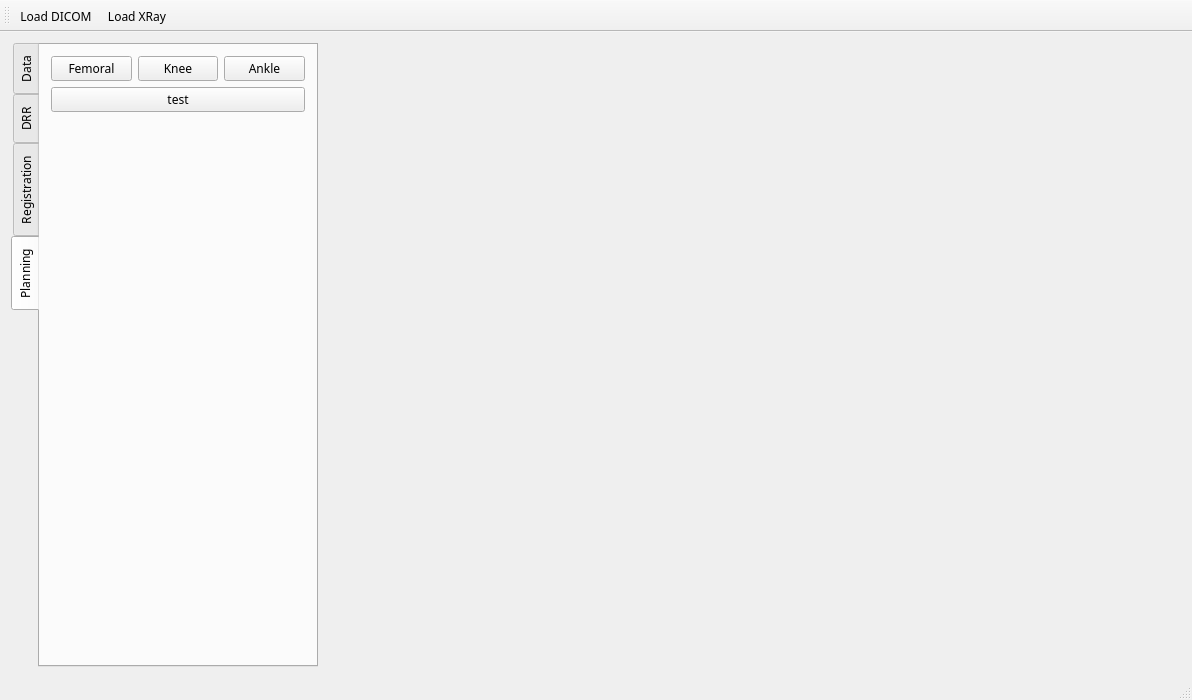
<?xml version="1.0" encoding="UTF-8"?>
<ui version="4.0">
 <class>MainWindow</class>
 <widget class="QMainWindow" name="MainWindow">
  <property name="geometry">
   <rect>
    <x>0</x>
    <y>0</y>
    <width>1192</width>
    <height>700</height>
   </rect>
  </property>
  <property name="font">
   <font>
    <family>微软雅黑</family>
   </font>
  </property>
  <property name="windowTitle">
   <string>Hito</string>
  </property>
  <widget class="QWidget" name="centralWidget">
   <layout class="QGridLayout" name="gridLayout" columnstretch="2,4,4">
    <item row="0" column="1">
     <widget class="QVTKOpenGLWidget" name="Widget2D" native="true">
      <property name="sizePolicy">
       <sizepolicy hsizetype="Expanding" vsizetype="Expanding">
        <horstretch>0</horstretch>
        <verstretch>0</verstretch>
       </sizepolicy>
      </property>
     </widget>
    </item>
    <item row="0" column="2">
     <widget class="QVTKOpenGLWidget" name="Widget3D" native="true">
      <property name="sizePolicy">
       <sizepolicy hsizetype="Expanding" vsizetype="Expanding">
        <horstretch>0</horstretch>
        <verstretch>0</verstretch>
       </sizepolicy>
      </property>
     </widget>
    </item>
    <item row="0" column="0">
     <widget class="QTabWidget" name="tabWidget">
      <property name="maximumSize">
       <size>
        <width>16777215</width>
        <height>16777215</height>
       </size>
      </property>
      <property name="tabPosition">
       <enum>QTabWidget::West</enum>
      </property>
      <property name="currentIndex">
       <number>3</number>
      </property>
      <widget class="QWidget" name="tab">
       <attribute name="title">
        <string>Data</string>
       </attribute>
       <layout class="QGridLayout" name="gridLayout_2">
        <property name="verticalSpacing">
         <number>20</number>
        </property>
        <item row="2" column="0">
         <widget class="QGroupBox" name="SurfaceRenderingBox">
          <property name="sizePolicy">
           <sizepolicy hsizetype="Preferred" vsizetype="Expanding">
            <horstretch>0</horstretch>
            <verstretch>0</verstretch>
           </sizepolicy>
          </property>
          <property name="title">
           <string>Surface Rendering</string>
          </property>
          <layout class="QGridLayout" name="gridLayout_4">
           <property name="leftMargin">
            <number>0</number>
           </property>
           <property name="topMargin">
            <number>0</number>
           </property>
           <property name="rightMargin">
            <number>0</number>
           </property>
           <property name="bottomMargin">
            <number>0</number>
           </property>
           <property name="spacing">
            <number>0</number>
           </property>
           <item row="0" column="0">
            <widget class="QRadioButton" name="SurfaceRepRadioButton">
             <property name="text">
              <string>Current Rep</string>
             </property>
            </widget>
           </item>
           <item row="1" column="0">
            <widget class="QTableWidget" name="SurfaceRenderingTableWidget"/>
           </item>
          </layout>
         </widget>
        </item>
        <item row="1" column="0">
         <widget class="QGroupBox" name="VolumeRenderingBox">
          <property name="sizePolicy">
           <sizepolicy hsizetype="Preferred" vsizetype="Minimum">
            <horstretch>0</horstretch>
            <verstretch>0</verstretch>
           </sizepolicy>
          </property>
          <property name="title">
           <string>Volume Rendering</string>
          </property>
          <layout class="QGridLayout" name="gridLayout_3">
           <property name="leftMargin">
            <number>0</number>
           </property>
           <property name="topMargin">
            <number>0</number>
           </property>
           <property name="rightMargin">
            <number>0</number>
           </property>
           <property name="bottomMargin">
            <number>0</number>
           </property>
           <property name="horizontalSpacing">
            <number>0</number>
           </property>
           <property name="verticalSpacing">
            <number>5</number>
           </property>
           <item row="2" column="0">
            <widget class="QFrame" name="frame">
             <property name="sizePolicy">
              <sizepolicy hsizetype="Preferred" vsizetype="Minimum">
               <horstretch>0</horstretch>
               <verstretch>0</verstretch>
              </sizepolicy>
             </property>
             <property name="minimumSize">
              <size>
               <width>0</width>
               <height>0</height>
              </size>
             </property>
             <property name="frameShape">
              <enum>QFrame::StyledPanel</enum>
             </property>
             <property name="frameShadow">
              <enum>QFrame::Raised</enum>
             </property>
             <layout class="QGridLayout" name="gridLayout_6">
              <property name="leftMargin">
               <number>0</number>
              </property>
              <property name="topMargin">
               <number>0</number>
              </property>
              <property name="rightMargin">
               <number>0</number>
              </property>
              <property name="bottomMargin">
               <number>0</number>
              </property>
              <property name="spacing">
               <number>0</number>
              </property>
              <item row="0" column="0">
               <layout class="QHBoxLayout" name="horizontalLayout">
                <item>
                 <widget class="QRadioButton" name="BoneRadioButton">
                  <property name="text">
                   <string>Bone</string>
                  </property>
                  <property name="checked">
                   <bool>true</bool>
                  </property>
                 </widget>
                </item>
                <item>
                 <widget class="QRadioButton" name="SoftRadioButton">
                  <property name="text">
                   <string>Soft</string>
                  </property>
                 </widget>
                </item>
                <item>
                 <widget class="QRadioButton" name="ThresholdRadioButton">
                  <property name="text">
                   <string>Threshold</string>
                  </property>
                 </widget>
                </item>
                <item>
                 <spacer name="horizontalSpacer">
                  <property name="orientation">
                   <enum>Qt::Horizontal</enum>
                  </property>
                  <property name="sizeHint" stdset="0">
                   <size>
                    <width>40</width>
                    <height>20</height>
                   </size>
                  </property>
                 </spacer>
                </item>
               </layout>
              </item>
              <item row="1" column="0">
               <layout class="QHBoxLayout" name="horizontalLayout_2">
                <item>
                 <widget class="QSpinBox" name="ThresholdMinSpinBox">
                  <property name="minimum">
                   <number>-2000</number>
                  </property>
                  <property name="maximum">
                   <number>4000</number>
                  </property>
                  <property name="value">
                   <number>200</number>
                  </property>
                 </widget>
                </item>
                <item>
                 <widget class="QSlider" name="ThresholdWidthSlider">
                  <property name="minimum">
                   <number>-6000</number>
                  </property>
                  <property name="maximum">
                   <number>6000</number>
                  </property>
                  <property name="orientation">
                   <enum>Qt::Horizontal</enum>
                  </property>
                 </widget>
                </item>
                <item>
                 <widget class="QSpinBox" name="ThresholdMaxSpinBox">
                  <property name="minimum">
                   <number>-2000</number>
                  </property>
                  <property name="maximum">
                   <number>4000</number>
                  </property>
                  <property name="value">
                   <number>200</number>
                  </property>
                 </widget>
                </item>
               </layout>
              </item>
             </layout>
            </widget>
           </item>
           <item row="0" column="0">
            <widget class="QRadioButton" name="VolumeRepRadioButton">
             <property name="text">
              <string>Current Rep</string>
             </property>
            </widget>
           </item>
           <item row="1" column="0">
            <widget class="QPushButton" name="CTVolumeVisibilityButton">
             <property name="text">
              <string>Volume Visibility</string>
             </property>
            </widget>
           </item>
          </layout>
         </widget>
        </item>
        <item row="4" column="0">
         <spacer name="verticalSpacer">
          <property name="orientation">
           <enum>Qt::Vertical</enum>
          </property>
          <property name="sizeHint" stdset="0">
           <size>
            <width>20</width>
            <height>21</height>
           </size>
          </property>
         </spacer>
        </item>
        <item row="0" column="0">
         <widget class="QPushButton" name="DICOMBrowserButton">
          <property name="text">
           <string>DICOM Browser</string>
          </property>
         </widget>
        </item>
        <item row="3" column="0">
         <widget class="QGroupBox" name="ReferenceSTLBox">
          <property name="sizePolicy">
           <sizepolicy hsizetype="Preferred" vsizetype="Expanding">
            <horstretch>0</horstretch>
            <verstretch>0</verstretch>
           </sizepolicy>
          </property>
          <property name="title">
           <string>Reference STL</string>
          </property>
          <layout class="QGridLayout" name="gridLayout_5">
           <property name="leftMargin">
            <number>0</number>
           </property>
           <property name="topMargin">
            <number>0</number>
           </property>
           <property name="rightMargin">
            <number>0</number>
           </property>
           <property name="bottomMargin">
            <number>0</number>
           </property>
           <property name="spacing">
            <number>0</number>
           </property>
           <item row="0" column="0">
            <widget class="QTableWidget" name="ReferenceTableWidget"/>
           </item>
          </layout>
         </widget>
        </item>
       </layout>
      </widget>
      <widget class="QWidget" name="tab_2">
       <attribute name="title">
        <string>DRR</string>
       </attribute>
       <layout class="QGridLayout" name="gridLayout_9">
        <item row="1" column="0">
         <widget class="QGroupBox" name="DRRSettingBox">
          <property name="sizePolicy">
           <sizepolicy hsizetype="Preferred" vsizetype="Expanding">
            <horstretch>0</horstretch>
            <verstretch>0</verstretch>
           </sizepolicy>
          </property>
          <property name="title">
           <string>Settings</string>
          </property>
          <layout class="QGridLayout" name="gridLayout_8">
           <item row="2" column="0">
            <layout class="QHBoxLayout" name="horizontalLayout_3">
             <item>
              <widget class="QPushButton" name="SetSurceWidgetButton">
               <property name="text">
                <string>Set Source Point</string>
               </property>
              </widget>
             </item>
             <item>
              <spacer name="horizontalSpacer_2">
               <property name="orientation">
                <enum>Qt::Horizontal</enum>
               </property>
               <property name="sizeHint" stdset="0">
                <size>
                 <width>40</width>
                 <height>20</height>
                </size>
               </property>
              </spacer>
             </item>
            </layout>
           </item>
           <item row="3" column="0">
            <layout class="QHBoxLayout" name="horizontalLayout_4">
             <item>
              <layout class="QVBoxLayout" name="verticalLayout">
               <item>
                <widget class="QLabel" name="label">
                 <property name="text">
                  <string>X-offset</string>
                 </property>
                 <property name="alignment">
                  <set>Qt::AlignCenter</set>
                 </property>
                </widget>
               </item>
               <item>
                <widget class="QDoubleSpinBox" name="XOffSetSpinBox">
                 <property name="decimals">
                  <number>1</number>
                 </property>
                 <property name="minimum">
                  <double>-1000.000000000000000</double>
                 </property>
                 <property name="maximum">
                  <double>1000.000000000000000</double>
                 </property>
                </widget>
               </item>
              </layout>
             </item>
             <item>
              <layout class="QVBoxLayout" name="verticalLayout_2">
               <item>
                <widget class="QLabel" name="label_2">
                 <property name="text">
                  <string>Y offset</string>
                 </property>
                 <property name="alignment">
                  <set>Qt::AlignCenter</set>
                 </property>
                </widget>
               </item>
               <item>
                <widget class="QDoubleSpinBox" name="YOffSetSpinBox">
                 <property name="decimals">
                  <number>1</number>
                 </property>
                 <property name="minimum">
                  <double>-1000.000000000000000</double>
                 </property>
                 <property name="maximum">
                  <double>1000.000000000000000</double>
                 </property>
                </widget>
               </item>
              </layout>
             </item>
             <item>
              <layout class="QVBoxLayout" name="verticalLayout_3">
               <item>
                <widget class="QLabel" name="label_3">
                 <property name="text">
                  <string>Z offset</string>
                 </property>
                 <property name="alignment">
                  <set>Qt::AlignCenter</set>
                 </property>
                </widget>
               </item>
               <item>
                <widget class="QDoubleSpinBox" name="ZOffSetSpinBox">
                 <property name="decimals">
                  <number>1</number>
                 </property>
                 <property name="minimum">
                  <double>-1000.000000000000000</double>
                 </property>
                 <property name="maximum">
                  <double>1000.000000000000000</double>
                 </property>
                 <property name="value">
                  <double>100.000000000000000</double>
                 </property>
                </widget>
               </item>
              </layout>
             </item>
            </layout>
           </item>
           <item row="4" column="0">
            <spacer name="verticalSpacer_3">
             <property name="orientation">
              <enum>Qt::Vertical</enum>
             </property>
             <property name="sizeHint" stdset="0">
              <size>
               <width>20</width>
               <height>160</height>
              </size>
             </property>
            </spacer>
           </item>
          </layout>
         </widget>
        </item>
        <item row="2" column="0">
         <widget class="QGroupBox" name="OutImageBox">
          <property name="sizePolicy">
           <sizepolicy hsizetype="Preferred" vsizetype="Expanding">
            <horstretch>0</horstretch>
            <verstretch>0</verstretch>
           </sizepolicy>
          </property>
          <property name="title">
           <string>Out Image</string>
          </property>
          <layout class="QGridLayout" name="gridLayout_7">
           <item row="0" column="0">
            <layout class="QHBoxLayout" name="horizontalLayout_5">
             <item>
              <widget class="QPushButton" name="SetTargetWidgetButton">
               <property name="text">
                <string>Set Target Point</string>
               </property>
              </widget>
             </item>
             <item>
              <spacer name="horizontalSpacer_3">
               <property name="orientation">
                <enum>Qt::Horizontal</enum>
               </property>
               <property name="sizeHint" stdset="0">
                <size>
                 <width>40</width>
                 <height>13</height>
                </size>
               </property>
              </spacer>
             </item>
            </layout>
           </item>
           <item row="1" column="0">
            <layout class="QHBoxLayout" name="horizontalLayout_6">
             <item>
              <layout class="QVBoxLayout" name="verticalLayout_4">
               <item>
                <widget class="QLabel" name="label_4">
                 <property name="text">
                  <string>X-offset</string>
                 </property>
                 <property name="alignment">
                  <set>Qt::AlignCenter</set>
                 </property>
                </widget>
               </item>
               <item>
                <widget class="QDoubleSpinBox" name="XOutOffSetSpinBox">
                 <property name="decimals">
                  <number>1</number>
                 </property>
                 <property name="minimum">
                  <double>-1000.000000000000000</double>
                 </property>
                 <property name="maximum">
                  <double>1000.000000000000000</double>
                 </property>
                 <property name="value">
                  <double>-90.000000000000000</double>
                 </property>
                </widget>
               </item>
              </layout>
             </item>
             <item>
              <layout class="QVBoxLayout" name="verticalLayout_5">
               <item>
                <widget class="QLabel" name="label_5">
                 <property name="text">
                  <string>Y-offset</string>
                 </property>
                 <property name="alignment">
                  <set>Qt::AlignCenter</set>
                 </property>
                </widget>
               </item>
               <item>
                <widget class="QDoubleSpinBox" name="YOutOffSetSpinBox">
                 <property name="decimals">
                  <number>1</number>
                 </property>
                 <property name="minimum">
                  <double>-1000.000000000000000</double>
                 </property>
                 <property name="maximum">
                  <double>1000.000000000000000</double>
                 </property>
                </widget>
               </item>
              </layout>
             </item>
             <item>
              <layout class="QVBoxLayout" name="verticalLayout_6">
               <item>
                <widget class="QLabel" name="label_6">
                 <property name="text">
                  <string>Z-offset</string>
                 </property>
                 <property name="alignment">
                  <set>Qt::AlignCenter</set>
                 </property>
                </widget>
               </item>
               <item>
                <widget class="QDoubleSpinBox" name="ZOutOffSetSpinBox">
                 <property name="decimals">
                  <number>1</number>
                 </property>
                 <property name="minimum">
                  <double>-1000.000000000000000</double>
                 </property>
                 <property name="maximum">
                  <double>1000.000000000000000</double>
                 </property>
                 <property name="value">
                  <double>0.000000000000000</double>
                 </property>
                </widget>
               </item>
              </layout>
             </item>
            </layout>
           </item>
           <item row="2" column="0">
            <layout class="QHBoxLayout" name="horizontalLayout_7">
             <item>
              <widget class="QLabel" name="label_7">
               <property name="text">
                <string>Spacing:</string>
               </property>
              </widget>
             </item>
             <item>
              <widget class="QDoubleSpinBox" name="SpacingXSpinBox">
               <property name="value">
                <double>0.500000000000000</double>
               </property>
              </widget>
             </item>
             <item>
              <widget class="QDoubleSpinBox" name="SpacingYSpinBox">
               <property name="value">
                <double>0.500000000000000</double>
               </property>
              </widget>
             </item>
            </layout>
           </item>
           <item row="3" column="0">
            <layout class="QHBoxLayout" name="horizontalLayout_8">
             <item>
              <widget class="QLabel" name="label_8">
               <property name="text">
                <string>Size:</string>
               </property>
              </widget>
             </item>
             <item>
              <widget class="QSpinBox" name="SizeXSpinBox">
               <property name="maximum">
                <number>3000</number>
               </property>
               <property name="value">
                <number>1000</number>
               </property>
              </widget>
             </item>
             <item>
              <widget class="QSpinBox" name="SizeYSpinBox">
               <property name="maximum">
                <number>3000</number>
               </property>
               <property name="value">
                <number>400</number>
               </property>
              </widget>
             </item>
            </layout>
           </item>
           <item row="4" column="0">
            <spacer name="verticalSpacer_4">
             <property name="orientation">
              <enum>Qt::Vertical</enum>
             </property>
             <property name="sizeHint" stdset="0">
              <size>
               <width>20</width>
               <height>28</height>
              </size>
             </property>
            </spacer>
           </item>
          </layout>
         </widget>
        </item>
        <item row="3" column="0">
         <spacer name="verticalSpacer_2">
          <property name="orientation">
           <enum>Qt::Vertical</enum>
          </property>
          <property name="sizeHint" stdset="0">
           <size>
            <width>20</width>
            <height>287</height>
           </size>
          </property>
         </spacer>
        </item>
        <item row="0" column="0">
         <widget class="QPushButton" name="GenerateDRRButton">
          <property name="text">
           <string>Generate DRR</string>
          </property>
         </widget>
        </item>
       </layout>
      </widget>
      <widget class="QWidget" name="tab_4">
       <attribute name="title">
        <string>Registration</string>
       </attribute>
       <layout class="QGridLayout" name="gridLayout_11">
        <item row="0" column="0">
         <layout class="QHBoxLayout" name="horizontalLayout_10">
          <item>
           <widget class="QPushButton" name="XRayRegionButton">
            <property name="text">
             <string>X-ray Region</string>
            </property>
            <property name="checkable">
             <bool>true</bool>
            </property>
           </widget>
          </item>
          <item>
           <widget class="QPushButton" name="CTRegionButton">
            <property name="text">
             <string>CT Region</string>
            </property>
            <property name="checkable">
             <bool>true</bool>
            </property>
           </widget>
          </item>
         </layout>
        </item>
        <item row="4" column="0">
         <spacer name="verticalSpacer_6">
          <property name="orientation">
           <enum>Qt::Vertical</enum>
          </property>
          <property name="sizeType">
           <enum>QSizePolicy::Preferred</enum>
          </property>
          <property name="sizeHint" stdset="0">
           <size>
            <width>20</width>
            <height>524</height>
           </size>
          </property>
         </spacer>
        </item>
        <item row="2" column="0">
         <widget class="QPushButton" name="StartRegistrationButton">
          <property name="text">
           <string>Start Registration</string>
          </property>
         </widget>
        </item>
        <item row="3" column="0">
         <widget class="QGroupBox" name="groupBox">
          <property name="sizePolicy">
           <sizepolicy hsizetype="Minimum" vsizetype="Minimum">
            <horstretch>0</horstretch>
            <verstretch>0</verstretch>
           </sizepolicy>
          </property>
          <property name="title">
           <string>GroupBox</string>
          </property>
          <layout class="QGridLayout" name="gridLayout_12">
           <item row="0" column="0">
            <widget class="QPushButton" name="XRayIn3DVisibilityButton">
             <property name="text">
              <string>Xray 3D Region</string>
             </property>
            </widget>
           </item>
           <item row="0" column="1">
            <widget class="QPushButton" name="CTRegionVolumeVisibilityButton">
             <property name="text">
              <string>CT Region</string>
             </property>
            </widget>
           </item>
          </layout>
         </widget>
        </item>
        <item row="1" column="0">
         <widget class="QPushButton" name="RemoveCTNoiseButton">
          <property name="text">
           <string>Remove CT Noise</string>
          </property>
          <property name="checkable">
           <bool>true</bool>
          </property>
         </widget>
        </item>
       </layout>
      </widget>
      <widget class="QWidget" name="tab_3">
       <attribute name="title">
        <string>Planning</string>
       </attribute>
       <layout class="QGridLayout" name="gridLayout_10">
        <item row="2" column="0">
         <spacer name="verticalSpacer_5">
          <property name="orientation">
           <enum>Qt::Vertical</enum>
          </property>
          <property name="sizeHint" stdset="0">
           <size>
            <width>20</width>
            <height>553</height>
           </size>
          </property>
         </spacer>
        </item>
        <item row="0" column="0">
         <layout class="QHBoxLayout" name="horizontalLayout_9">
          <item>
           <widget class="QPushButton" name="FemoralCenterButton">
            <property name="text">
             <string>Femoral</string>
            </property>
            <property name="checkable">
             <bool>true</bool>
            </property>
           </widget>
          </item>
          <item>
           <widget class="QPushButton" name="KneeCenterButton">
            <property name="text">
             <string>Knee</string>
            </property>
            <property name="checkable">
             <bool>true</bool>
            </property>
           </widget>
          </item>
          <item>
           <widget class="QPushButton" name="AnkleCenterButton">
            <property name="text">
             <string>Ankle</string>
            </property>
            <property name="checkable">
             <bool>true</bool>
            </property>
           </widget>
          </item>
         </layout>
        </item>
        <item row="1" column="0">
         <widget class="QPushButton" name="testButton">
          <property name="text">
           <string>test</string>
          </property>
          <property name="shortcut">
           <string>T</string>
          </property>
          <property name="checkable">
           <bool>true</bool>
          </property>
         </widget>
        </item>
       </layout>
      </widget>
     </widget>
    </item>
   </layout>
  </widget>
  <widget class="QMenuBar" name="menuBar">
   <property name="geometry">
    <rect>
     <x>0</x>
     <y>0</y>
     <width>1192</width>
     <height>21</height>
    </rect>
   </property>
  </widget>
  <widget class="QToolBar" name="mainToolBar">
   <attribute name="toolBarArea">
    <enum>TopToolBarArea</enum>
   </attribute>
   <attribute name="toolBarBreak">
    <bool>false</bool>
   </attribute>
   <addaction name="actionLoad_DICOM"/>
   <addaction name="actionLoad_XRay"/>
  </widget>
  <widget class="QStatusBar" name="statusBar"/>
  <action name="actionLoad_DICOM">
   <property name="text">
    <string>Load DICOM</string>
   </property>
   <property name="toolTip">
    <string>Load DICOM</string>
   </property>
  </action>
  <action name="actionLoad_XRay">
   <property name="text">
    <string>Load XRay</string>
   </property>
   <property name="toolTip">
    <string>Load XRay</string>
   </property>
  </action>
 </widget>
 <layoutdefault spacing="6" margin="11"/>
 <customwidgets>
  <customwidget>
   <class>QVTKOpenGLWidget</class>
   <extends>QWidget</extends>
   <header location="global">QVTKOpenGLWidget.h</header>
   <container>1</container>
  </customwidget>
 </customwidgets>
 <resources/>
 <connections/>
</ui>
